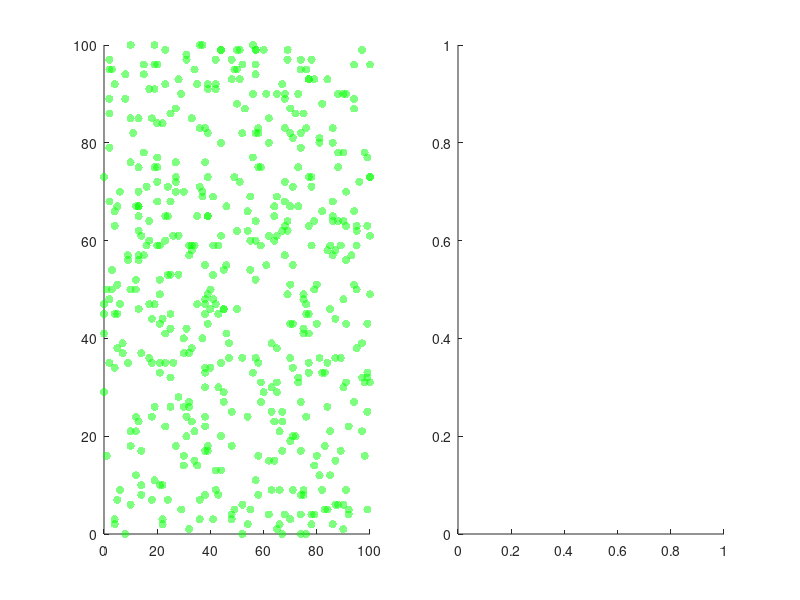

Recreate this plot in MATLAB. (Note: this script raises an error after producing the figure.)
clearvars;clc;
% Setup parameters
num_par = 500;            % number of particles

xl = [0 100];           
yl = [0 100];           
start = [randi(xl,num_par,1),randi(yl,num_par,1)];  % starting coordinate (x,y)
gain = 0.01;              % movement 
time = 30;        
day = 1;
limit_day = 100;

% Epi parameter
r_infect = 5;
infectP = 0.8;
i_period = 5;

%% % Initialize figure
close all;

figure
set(gcf,'units','points','position',[500,500,1200,400])
ax1 = subplot(121);
h = scatter(start(:,1), start(:,2),35,...
    repmat([0 1 0],num_par,1),'filled','MarkerFaceAlpha',.5);
xlim(ax1, xl)
ylim(ax1, yl)
% hold(ax1, 'on')


ax2 = subplot(122);
h2 = animatedline(0,0,'Color','m','LineWidth',1,'Marker','o');
hold on
h3 = animatedline(0,0,'Color','k','LineWidth',1);
% ylim(ax2, [0 num_par])
% xlim(ax2, [0 limit_day])
xlabel('Time (day)');
ylabel('# of infect');
legend('Today','Current');

%%
% randomly jitter for set amount of time
t1 = tic; 
pt = [start,zeros(num_par,1)];
% first infection
pt(1:2,3) = 1;
h.CData(1:2,:) = ones(2,1)*[1 0 0];

stepX = range(xl) * gain; 
stepY = range(yl) * gain; 
sdf(gcf,'paper_f150')

video_flag = 0;
switch video_flag
    case 1
        fprintf('Saving vids...\n');
        video_filename = sprintf('pt%d-idot%.1f-period%d',num_par,infectP,i_period);
        v = VideoWriter(strcat('vids/',video_filename),'MPEG-4');
        v.FrameRate = 10;
        v.Quality = 100;
        open(v);
        frame = getframe(gcf);
        writeVideo(v,frame);
end
%%
while toc(t1) < time && any(pt(:,3)>=1&pt(:,3)<=i_period)            
   pt(pt(:,3)>0,3) = pt(pt(:,3)>0,3)+1;
   h.CData(pt(:,3)>i_period,:) = ones(sum(pt(:,3)>i_period),1)*[0 0 1];
   
   % Update movement
   % determine range of possible next coordinates (binary dynamics)
   xbound = [max(pt(:,1)-stepX, xl(1)), min(pt(:,1)+stepX, xl(2))]; 
   ybound = [max(pt(:,2)-stepY, yl(1)), min(pt(:,2)+stepY, yl(2))];
   % Randomly choose next coordinate
   row = 1:num_par;
   colx = randi([1,2],1,num_par);
   coly = randi([1,2],1,num_par);
   sz = size(xbound);
   indx = sub2ind(sz,row,colx);
   indy = sub2ind(sz,row,coly);
   % Smooth animation
   dt = 5;
   fun1 = @(a,b) linspace(a,b,dt);
   dx = arrayfun(fun1,pt(:,1),xbound(indx)','UniformOutput',false);
   dy = arrayfun(fun1,pt(:,2),ybound(indy)','UniformOutput',false);
   dx = vertcat(dx{:});
   dy = vertcat(dy{:});
   for i=1:dt
       h.XData = dx(:,i); 
       h.YData = dy(:,i);       
       drawnow 
   end
   
   pt(:,1) = xbound(indx); 
   pt(:,2) = ybound(indy);
   h.XData = pt(:,1); 
   h.YData = pt(:,2);    
    
   % Apply infection transition`
%    pt(:,3) = updateInfection(pt);
   infectiousIdx = find(pt(:,3)>=1&pt(:,3)<=i_period);
   susceptibleIdx = find(pt(:,3)==0);
   sus_loc = pt(susceptibleIdx,1:2);
   inf_loc = pt(infectiousIdx,1:2);
   [i_idx,i_dist] = knnsearch(inf_loc,sus_loc,'K',1);
   if any(i_dist<r_infect)           % get index neighbor in distance r m
       rndSel = rand(sum(i_dist<r_infect),1)<infectP;
       contactIdx = find(i_dist<r_infect);
       infectionIdx = susceptibleIdx(contactIdx(rndSel)); 
       if ~isempty(infectionIdx)           
           pt(infectionIdx,3) = 1;
           h.CData(infectionIdx,:) = repmat([1 0 0],length(infectionIdx),1);           
       end
       day_infect=sum(rndSel);       
       addpoints(h2,day,day_infect);
   else
       addpoints(h2,day,0);       
   end
   addpoints(h3,day,sum(pt(:,3)>=1&pt(:,3)<=i_period));       
   axis tight
   drawnow

   day=day+1;
      
   switch video_flag
        case 1
        frame = getframe(gcf);
        writeVideo(v,frame);
   end
end
switch video_flag, case 1, close(v);end